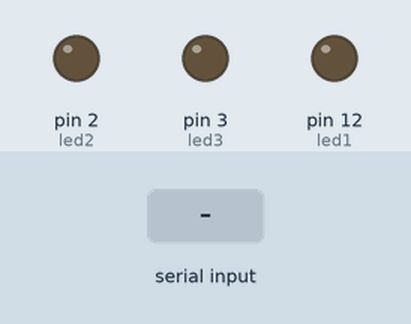
Simulated run of this sketch. Board: Arduino Uno, built with avr-gcc and run on an emulated ATmega328P. Shown: output pins drawn as LEDs (lit = HIGH). The test bench sets the inputs (shaded band).

Above: at 1.2 s.
1.3 s: "led1" received over the second serial link
At 2.0 s:
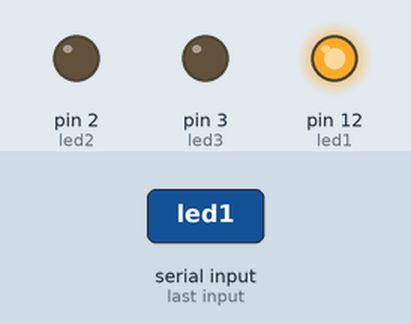
2.8 s: "led2" received over the second serial link
At 3.2 s:
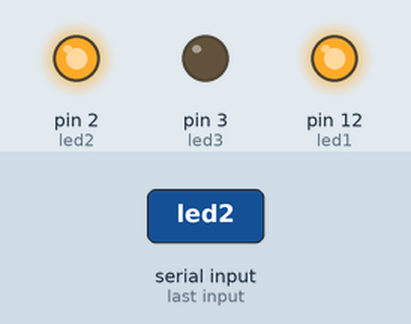
4.3 s: "led3" received over the second serial link
At 5.5 s:
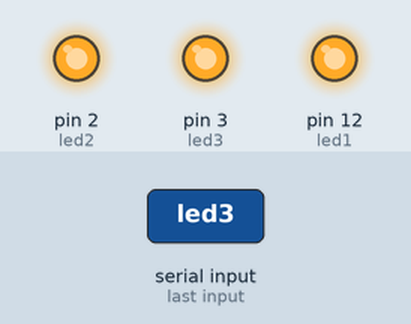
5.8 s: "led1" received over the second serial link
At 6.7 s:
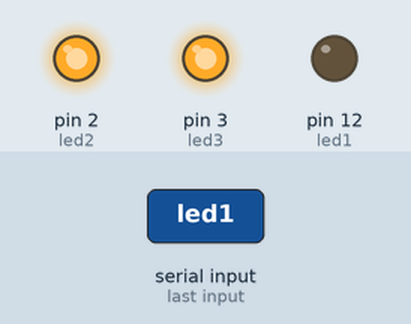
7.3 s: "led2" received over the second serial link
At 7.8 s:
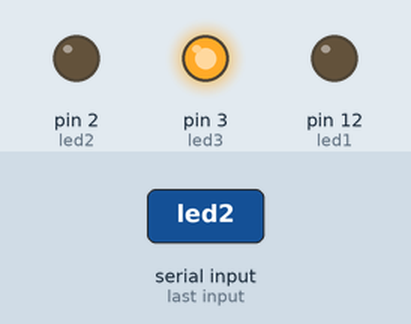
Timing chart, 0 to 9.8 s (numbered marks = the images above; inputs shaded):
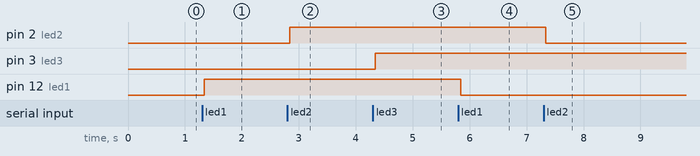

The sketch:

LedController.ino
```cpp
#include <SoftwareSerial.h>

SoftwareSerial bluetooth(10,11);

#define led1 12
#define led2 2
#define led3 3
String comand;

void setup() {
  Serial.begin(9600);
  bluetooth.begin(9600);

  pinMode(led1, OUTPUT);
  pinMode(led2, OUTPUT);
  pinMode(led3, OUTPUT);

}

void loop() {
  comand = "";

  if(bluetooth.available()){
    while(bluetooth.available()){
      char caracter = bluetooth.read();
      comand += caracter;
      delay(10);
    }

    if (comand.indexOf("led1") >=0){
      digitalWrite(led1, !digitalRead(led1));
    }
    if (comand.indexOf("led2") >=0){
      digitalWrite(led2, !digitalRead(led2));
    }
    if (comand.indexOf("led3") >=0){
      digitalWrite(led3, !digitalRead(led3));
    }

    bluetooth.println("{");
    if(digitalRead(led1)){
      bluetooth.println("l1on");
    }else{
      bluetooth.println("l1of");
    }
    if(digitalRead(led2)){
      bluetooth.println("l2on");
    }else{
      bluetooth.println("l2of");
    }
    if(digitalRead(led3)){
      bluetooth.println("l3on");
    }else{
      bluetooth.println("l3of");
    }
    bluetooth.println("}");

  }
}
```

Measured:
- after the input at 1.3 s, pin 12 (led1): LOW → HIGH at once
- after the input at 2.8 s, pin 2 (led2): LOW → HIGH at once
- after the input at 4.3 s, pin 3 (led3): LOW → HIGH at once
- after the input at 5.8 s, pin 12 (led1): HIGH → LOW at once
- after the input at 7.3 s, pin 2 (led2): HIGH → LOW at once
